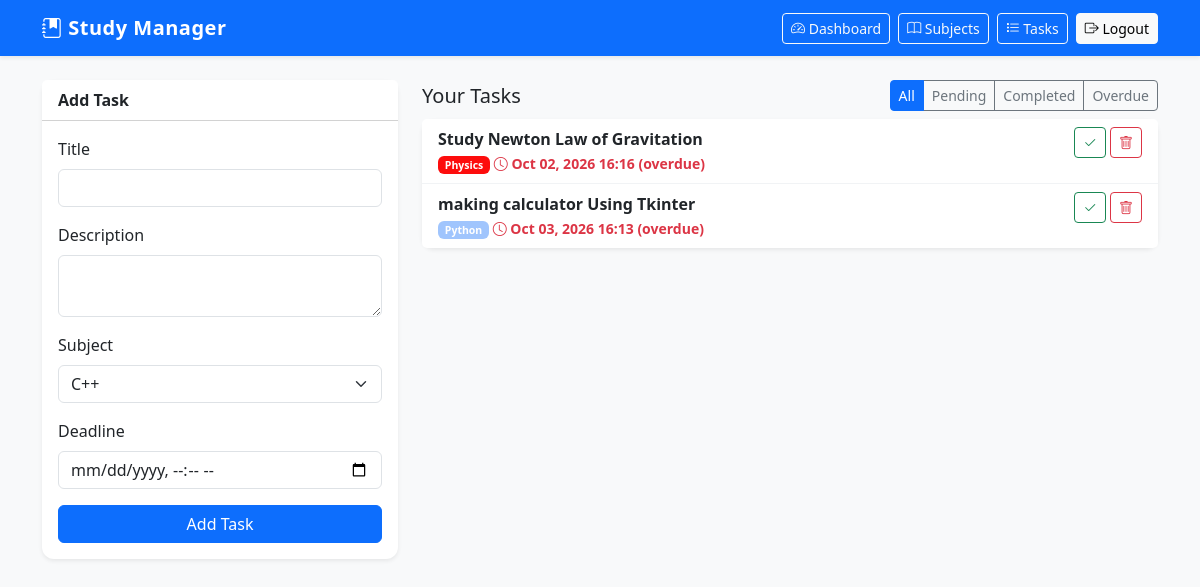
The page /tasks (signed in) on the database its author committed.
### models.py (models this page shows)
class Task(db.Model):
    id = db.Column(db.Integer, primary_key=True)
    title = db.Column(db.String(200), nullable=False)
    description = db.Column(db.Text, default="")
    deadline = db.Column(db.DateTime, nullable=False)
    completed = db.Column(db.Boolean, default=False)
    created_at = db.Column(db.DateTime, default=datetime.utcnow)
    subject_id = db.Column(db.Integer, db.ForeignKey('subject.id'), nullable=False)
    user_id = db.Column(db.Integer, db.ForeignKey('user.id'), nullable=False)

class Subject(db.Model):
    id = db.Column(db.Integer, primary_key=True)
    name = db.Column(db.String(100), nullable=False)
    color = db.Column(db.String(20), default="#0d6efd")
    user_id = db.Column(db.Integer, db.ForeignKey('user.id'), nullable=False)
    tasks = db.relationship('Task', backref='subject', lazy=True, cascade="all, delete-orphan")

### app.py (the view, shortened to what this page needs)
@app.route('/tasks', methods=['GET', 'POST'])
@login_required
def tasks():
    user = current_user()
    user_subjects = Subject.query.filter_by(user_id=user.id).all()
    filter_by = request.args.get('filter', 'all')
    query = Task.query.filter_by(user_id=user.id)
    now = datetime.utcnow()
    if filter_by == 'pending':
        query = query.filter_by(completed=False)
    elif filter_by == 'completed':
        query = query.filter_by(completed=True)
    elif filter_by == 'overdue':
        query = query.filter_by(completed=False).filter(Task.deadline < now)
    all_tasks = query.order_by(Task.completed.asc(), Task.deadline.asc()).all()
    return render_template('tasks.html',
                           tasks=all_tasks, subjects=user_subjects,
                           now=now, filter_by=filter_by)

### app.py (called while the page is built)
def login_required(f):
    @wraps(f)
    def wrapper(*args, **kwargs):
        if 'user_id' not in session:
            flash('Please log in first.', 'warning')
            return redirect(url_for('login'))
        return f(*args, **kwargs)
    return wrapper

def current_user():
    return User.query.get(session['user_id'])

### templates/tasks.html (shortened to what this page needs)
{% extends 'base.html' %}
{% block content %}
<div class="row">
    <div class="col-md-4">
        <div class="card shadow-sm">
            <div class="card-header bg-white"><strong>Add Task</strong></div>
            <div class="card-body">
                {% if subjects %}
                <form method="POST">
                    <div class="mb-3">
                        <label class="form-label">Title</label>
                        <input type="text" name="title" class="form-control" required>
                    </div>
                    <div class="mb-3">
                        <label class="form-label">Description</label>
                        <textarea name="description" rows="2" class="form-control"></textarea>
                    </div>
                    <div class="mb-3">
                        <label class="form-label">Subject</label>
                        <select name="subject_id" class="form-select" required>
                            {% for s in subjects %}
                                <option value="{{ s.id }}">{{ s.name }}</option>
                            {% endfor %}
                        </select>
                    </div>
                    <div class="mb-3">
                        <label class="form-label">Deadline</label>
                        <input type="datetime-local" name="deadline" class="form-control" required>
                    </div>
                    <button class="btn btn-primary w-100">Add Task</button>
                </form>
                {% else %}
                <p class="text-muted">Add a <a href="{{ url_for('subjects') }}">subject</a> first.</p>
                {% endif %}
            </div>
        </div>
    </div>
    <div class="col-md-8">
        <div class="d-flex justify-content-between align-items-center mb-2">
            <h5 class="mb-0">Your Tasks</h5>
            <div class="btn-group btn-group-sm">
                <a class="btn btn-outline-secondary {{ 'active' if filter_by=='all' }}"
                   href="{{ url_for('tasks', filter='all') }}">All</a>
                <a class="btn btn-outline-secondary {{ 'active' if filter_by=='pending' }}"
                   href="{{ url_for('tasks', filter='pending') }}">Pending</a>
                <a class="btn btn-outline-secondary {{ 'active' if filter_by=='completed' }}"
                   href="{{ url_for('tasks', filter='completed') }}">Completed</a>
                <a class="btn btn-outline-secondary {{ 'active' if filter_by=='overdue' }}"
                   href="{{ url_for('tasks', filter='overdue') }}">Overdue</a>
            </div>
        </div>
        <div class="card shadow-sm">
            <ul class="list-group list-group-flush">
                {% for t in tasks %}
                {% set is_overdue = (not t.completed) and (t.deadline < now) %}
                <li class="list-group-item d-flex justify-content-between align-items-start
                           {{ 'opacity-50' if t.completed }}">
                    <div class="me-3">
                        <div class="fw-semibold {{ 'text-decoration-line-through' if t.completed }}">
                            {{ t.title }}
                        </div>
                        <small>
                            <span class="badge" style="background: {{ t.subject.color }}">{{ t.subject.name }}</span>
                            <span class="{{ 'text-danger fw-bold' if is_overdue else 'text-muted' }}">
                                <i class="bi bi-clock"></i> {{ t.deadline.strftime('%b %d, %Y %H:%M') }}
                                {% if is_overdue %}(overdue){% endif %}
                            </span>
                        </small>
                    </div>
                    <div class="d-flex gap-1">
                        <form method="POST" action="{{ url_for('toggle_task', task_id=t.id) }}">
                            <button class="btn btn-sm {{ 'btn-success' if t.completed else 'btn-outline-success' }}">
                                <i class="bi bi-check2"></i>
                            </button>
                        </form>
                        <form method="POST" action="{{ url_for('delete_task', task_id=t.id) }}"
                              onsubmit="return confirm('Delete this task?')">
                            <button class="btn btn-sm btn-outline-danger"><i class="bi bi-trash"></i></button>
                        </form>
                    </div>
                </li>
                {% else %}
                <li class="list-group-item text-muted text-center py-4">No tasks to show.</li>
                {% endfor %}
            </ul>
        </div>
    </div>
</div>
{% endblock %}

### static/style.css (style rules this page uses)
body { font-family: system-ui, -apple-system, "Segoe UI", Roboto, sans-serif; }
.card { border: none; border-radius: 0.75rem; }
.list-group-item { border-color: #f1f3f5; }
.btn-group .btn.active { background-color: #0d6efd; color: white; border-color: #0d6efd; }

### rows shown on the page
Task: title "Study Newton Law of Gravitation", subject.name "Physics", deadline "Oct 02, 2026 16:16"
Task: title "making calculator Using Tkinter", subject.name "Python", deadline "Oct 03, 2026 16:13"

### other values the page prints
form field subject_id "C++"
